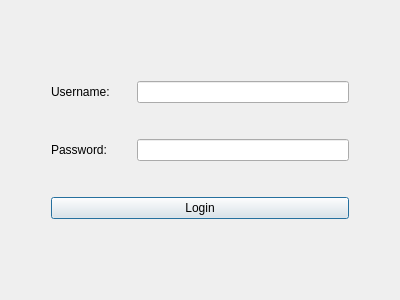
<?xml version="1.0" encoding="UTF-8"?>
<ui version="4.0">
 <class>LoginDialog</class>
 <widget class="QDialog" name="LoginDialog">
  <property name="geometry">
   <rect>
    <x>0</x>
    <y>0</y>
    <width>400</width>
    <height>300</height>
   </rect>
  </property>
  <property name="maximumSize">
   <size>
    <width>400</width>
    <height>300</height>
   </size>
  </property>
  <property name="windowTitle">
   <string>Dialog</string>
  </property>
  <layout class="QVBoxLayout" name="verticalLayout">
   <item>
    <spacer name="verticalSpacer_2">
     <property name="orientation">
      <enum>Qt::Vertical</enum>
     </property>
     <property name="sizeType">
      <enum>QSizePolicy::Preferred</enum>
     </property>
     <property name="sizeHint" stdset="0">
      <size>
       <width>20</width>
       <height>40</height>
      </size>
     </property>
    </spacer>
   </item>
   <item>
    <layout class="QHBoxLayout" name="horizontalLayout">
     <item>
      <spacer name="horizontalSpacer">
       <property name="orientation">
        <enum>Qt::Horizontal</enum>
       </property>
       <property name="sizeType">
        <enum>QSizePolicy::Preferred</enum>
       </property>
       <property name="sizeHint" stdset="0">
        <size>
         <width>40</width>
         <height>20</height>
        </size>
       </property>
      </spacer>
     </item>
     <item>
      <widget class="QLabel" name="lblUsername">
       <property name="minimumSize">
        <size>
         <width>80</width>
         <height>0</height>
        </size>
       </property>
       <property name="baseSize">
        <size>
         <width>0</width>
         <height>0</height>
        </size>
       </property>
       <property name="text">
        <string>Username: </string>
       </property>
      </widget>
     </item>
     <item>
      <widget class="QLineEdit" name="txtUsername"/>
     </item>
     <item>
      <spacer name="horizontalSpacer_2">
       <property name="orientation">
        <enum>Qt::Horizontal</enum>
       </property>
       <property name="sizeType">
        <enum>QSizePolicy::Preferred</enum>
       </property>
       <property name="sizeHint" stdset="0">
        <size>
         <width>40</width>
         <height>20</height>
        </size>
       </property>
      </spacer>
     </item>
    </layout>
   </item>
   <item>
    <layout class="QHBoxLayout" name="horizontalLayout_2">
     <item>
      <spacer name="horizontalSpacer_3">
       <property name="orientation">
        <enum>Qt::Horizontal</enum>
       </property>
       <property name="sizeType">
        <enum>QSizePolicy::Preferred</enum>
       </property>
       <property name="sizeHint" stdset="0">
        <size>
         <width>40</width>
         <height>20</height>
        </size>
       </property>
      </spacer>
     </item>
     <item>
      <widget class="QLabel" name="lblPassword">
       <property name="minimumSize">
        <size>
         <width>80</width>
         <height>0</height>
        </size>
       </property>
       <property name="text">
        <string>Password: </string>
       </property>
      </widget>
     </item>
     <item>
      <widget class="QLineEdit" name="txtPassword">
       <property name="echoMode">
        <enum>QLineEdit::Password</enum>
       </property>
      </widget>
     </item>
     <item>
      <spacer name="horizontalSpacer_4">
       <property name="orientation">
        <enum>Qt::Horizontal</enum>
       </property>
       <property name="sizeType">
        <enum>QSizePolicy::Preferred</enum>
       </property>
       <property name="sizeHint" stdset="0">
        <size>
         <width>40</width>
         <height>20</height>
        </size>
       </property>
      </spacer>
     </item>
    </layout>
   </item>
   <item>
    <layout class="QHBoxLayout" name="horizontalLayout_3">
     <item>
      <spacer name="horizontalSpacer_5">
       <property name="orientation">
        <enum>Qt::Horizontal</enum>
       </property>
       <property name="sizeType">
        <enum>QSizePolicy::Maximum</enum>
       </property>
       <property name="sizeHint" stdset="0">
        <size>
         <width>40</width>
         <height>20</height>
        </size>
       </property>
      </spacer>
     </item>
     <item>
      <widget class="QPushButton" name="btnLogin">
       <property name="text">
        <string>Login</string>
       </property>
      </widget>
     </item>
     <item>
      <spacer name="horizontalSpacer_6">
       <property name="orientation">
        <enum>Qt::Horizontal</enum>
       </property>
       <property name="sizeType">
        <enum>QSizePolicy::Maximum</enum>
       </property>
       <property name="sizeHint" stdset="0">
        <size>
         <width>40</width>
         <height>20</height>
        </size>
       </property>
      </spacer>
     </item>
    </layout>
   </item>
   <item>
    <spacer name="verticalSpacer">
     <property name="orientation">
      <enum>Qt::Vertical</enum>
     </property>
     <property name="sizeType">
      <enum>QSizePolicy::Preferred</enum>
     </property>
     <property name="sizeHint" stdset="0">
      <size>
       <width>20</width>
       <height>40</height>
      </size>
     </property>
    </spacer>
   </item>
  </layout>
 </widget>
 <resources/>
 <connections/>
</ui>
